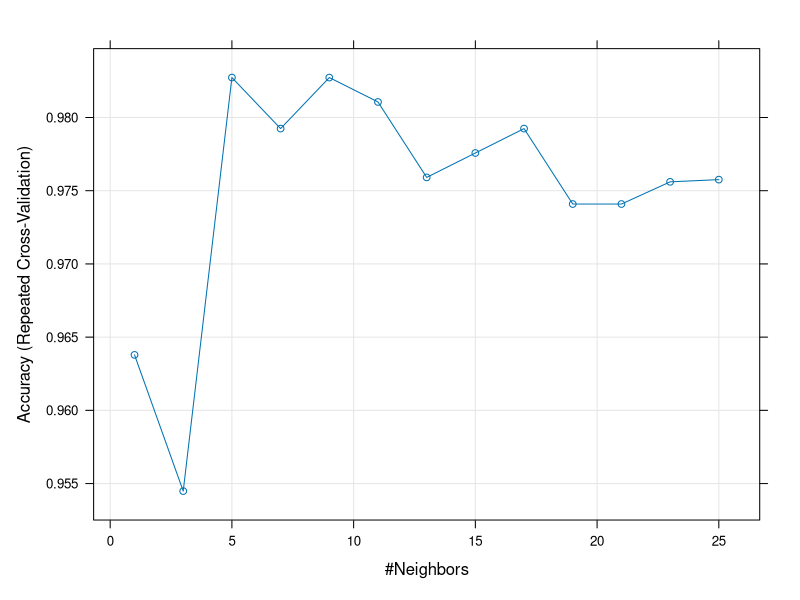

The R script that drew this image:
library(tidyverse)
library(broom)
library(caret)

train_ids <- createDataPartition(iris$Species,p=0.75,list = F)
iris_train <- iris[train_ids, ]
iris_test <- iris[-train_ids, ]


tC <- trainControl(method="repeatedcv",number = 10,repeats = 5)
tG <- expand.grid(k=seq(1,25,by=2))

train_result <- train(Species~.,method="knn",data=iris_train,trControl=tC,tuneGrid=tG)

train_result$results

plot(train_result)

best_preds <- predict(train_result$finalModel,newdata = iris_test[ ,1:4])


